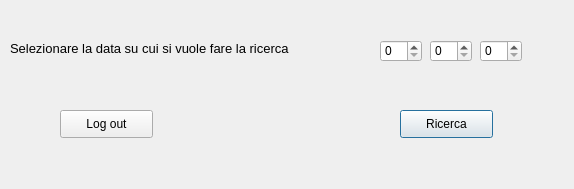
<?xml version="1.0" encoding="UTF-8"?>
<ui version="4.0">
 <class>Dialog</class>
 <widget class="QDialog" name="Dialog">
  <property name="geometry">
   <rect>
    <x>0</x>
    <y>0</y>
    <width>574</width>
    <height>189</height>
   </rect>
  </property>
  <property name="windowTitle">
   <string>Gestione Abbonamenti</string>
  </property>
  <widget class="QLabel" name="label">
   <property name="geometry">
    <rect>
     <x>10</x>
     <y>40</y>
     <width>471</width>
     <height>16</height>
    </rect>
   </property>
   <property name="font">
    <font>
     <pointsize>10</pointsize>
    </font>
   </property>
   <property name="text">
    <string>Selezionare la data su cui si vuole fare la ricerca</string>
   </property>
  </widget>
  <widget class="QSpinBox" name="spinBox">
   <property name="geometry">
    <rect>
     <x>380</x>
     <y>40</y>
     <width>42</width>
     <height>22</height>
    </rect>
   </property>
  </widget>
  <widget class="QSpinBox" name="spinBox_2">
   <property name="geometry">
    <rect>
     <x>430</x>
     <y>40</y>
     <width>42</width>
     <height>22</height>
    </rect>
   </property>
  </widget>
  <widget class="QSpinBox" name="spinBox_3">
   <property name="geometry">
    <rect>
     <x>480</x>
     <y>40</y>
     <width>42</width>
     <height>22</height>
    </rect>
   </property>
  </widget>
  <widget class="QPushButton" name="pushButton">
   <property name="geometry">
    <rect>
     <x>400</x>
     <y>110</y>
     <width>93</width>
     <height>28</height>
    </rect>
   </property>
   <property name="text">
    <string>Ricerca</string>
   </property>
  </widget>
  <widget class="QPushButton" name="pushButton_2">
   <property name="geometry">
    <rect>
     <x>60</x>
     <y>110</y>
     <width>93</width>
     <height>28</height>
    </rect>
   </property>
   <property name="text">
    <string>Log out</string>
   </property>
  </widget>
 </widget>
 <resources/>
 <connections/>
</ui>
